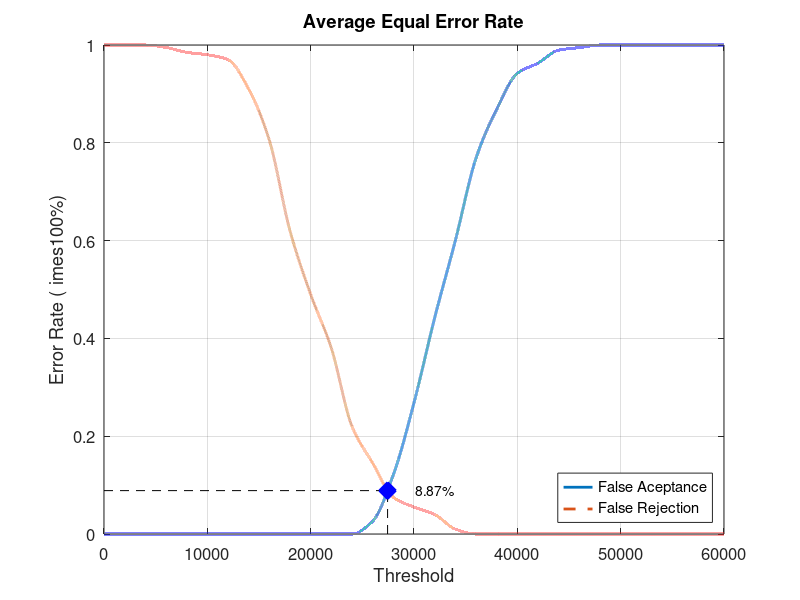
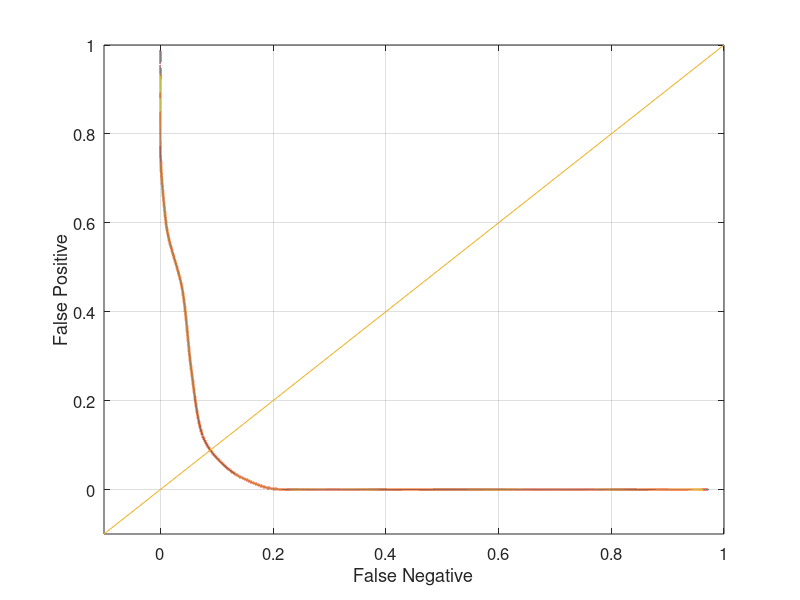

Source code (MATLAB) for these figures, in order:
close all;
clear;
clc;
x = 0:2000:60000;
xq = 0:0.5:60000;

y0 = [0 0 0 0 0 0 0 0 0 0 0 0 0 0.0263158 0.121053 0.268421 0.442105 0.6 0.768421 0.868421 0.942105 0.963158 0.989474 0.994737 1 1 1 1 1 1 1]
yy0 = interp1(x, y0, xq, 'pchip');
y1 = [1 1 1 0.995 0.985 0.98 0.97 0.91 0.805 0.62 0.49 0.38 0.22 0.145 0.075 0.055 0.04 0.01 0 0 0 0 0 0 0 0 0 0 0 0 0]
yy1 = interp1(x, y1, xq, 'pchip');

% Calculating EER: 
y2 = abs(y0 - y1);
find(y2 == min(y2))
yy2 = abs(yy0 - yy1);
xEER = find(yy2 == min(yy2));
xEERIndex = xq(xEER) % X-axis EER
yEER = yy0(xEER) % Y-axis EER

main = figure
plot(xq, yy0,'-','LineWidth', 2);	hold on
plot(xq, yy1,'--','LineWidth', 2);	hold on
plot([xEERIndex xEERIndex], [0 yEER], 'k--');	hold on
plot([0 xEERIndex], [yEER yEER], 'k--');	hold on
plot(xEERIndex, yEER, 'bx', 'LineWidth', 10);	hold on
text(xEERIndex + 10 * xEERIndex / 100, yEER, [num2str(round((10000 * yEER)) / 100) '%'])
legend('False Aceptance', 'False Rejection', 'Location', 'SouthEast')
xlabel('Threshold')
ylabel('Error Rate (	imes100%)')
title('Average Equal Error Rate')
set(gca, 'FontSize', 12)
axis([0 60000 0 1])
grid on

print(main, 'Database1_3Main', '-dpng');
FNRxFPR = figure('Color', [1 1 1]);
plot(yy1, yy0, '-', yy1, yy0, 'LineWidth', 2);
hold on
y = -0.1:0.1:1
plot(y, y); 
set(gca, 'FontSize', 12)
xlabel('False Negative')
ylabel('False Positive')
axis([-0.1 1 -0.1 1])
set(gca, 'FontSize', 12)
grid on

print(FNRxFPR, 'Database1_3FNRxFPR','-dpng');
